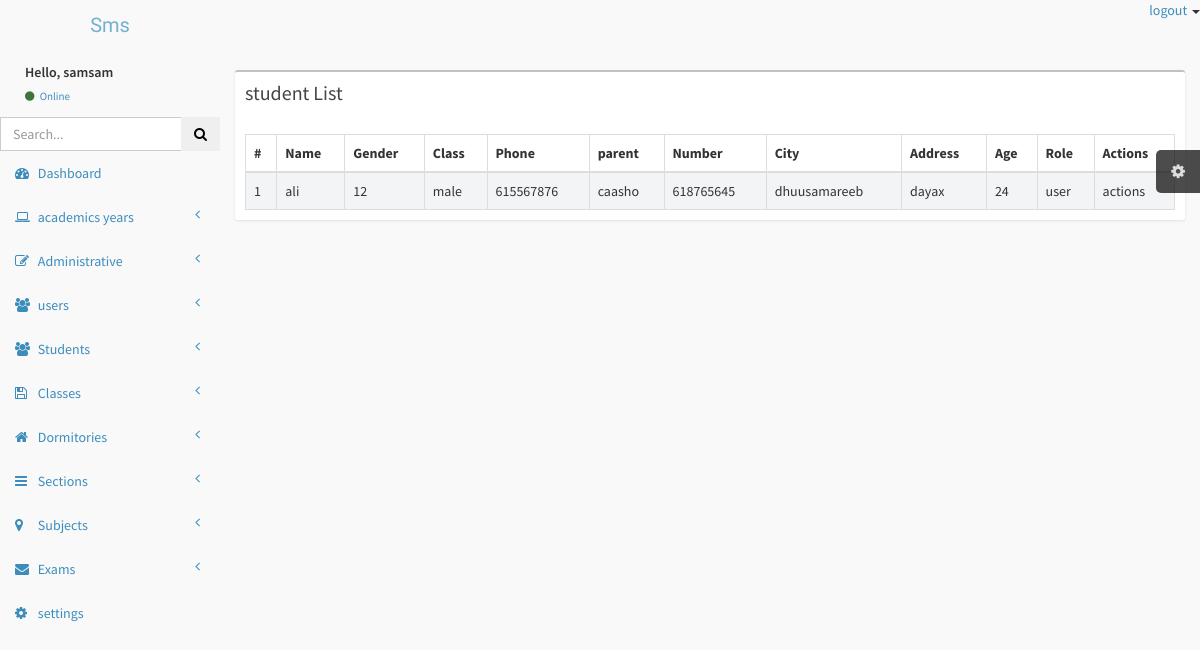
The page /admin/manageStudent.php (signed in) on the database its author committed.
### tables this page shows
CREATE TABLE `students` (
  `id` int(10) NOT NULL,
  `name` varchar(20) NOT NULL,
  `gender` varchar(6) NOT NULL,
  `class` varchar(8) NOT NULL,
  `phone` int(20) NOT NULL,
  `parent` varchar(15) NOT NULL,
  `number` int(20) NOT NULL,
  `city` varchar(20) NOT NULL,
  `address` varchar(15) NOT NULL,
  `age` int(8) NOT NULL,
  `role` varchar(20) DEFAULT 'user'
);

### admin/manageStudent.php (the view, shortened to what this page needs)
<!DOCTYPE html>
<html>
<head>
</head>
<body>
    <?php include 'includes/header.php'; ?>
    <div class="wrapper row-offcanvas row-offcanvas-left">
        <?php
        include 'includes/aside.php';
        ?>
        <aside class="right-side">
            <section class="content">
                <div class="row">
                    <div class="col-xs-12">
                        <div class="box">
                            <div class="box-header">
                                <h3 class="box-title">student List</h3>
                            </div>
                            <div class="box-body table-responsive">
                                <table id="example1" class="table table-bordered table-striped">
                                    <thead>
                                        <tr>
                                            <th>#</th>
                                            <th>Name</th>
                                            <th>Gender</th>
                                            <th>Class</th>
                                            <th>Phone</th>
                                            <th>parent</th>
                                            <th>Number</th>
                                            <th>City</th>
                                            <th>Address</th>
                                            <th>Age</th>
                                            <th>Role</th>
                                            <th>Actions</th>
                                        </tr>
                                    <tbody>
                                        <?php
                                        include 'includes/connect.php';
                                        $sql = "SELECT * FROM students";
                                        $r = mysqli_query($conn, $sql);
                                        while ($row = mysqli_fetch_assoc($r)) {
                                        ?>
                                            <tr>
                                                <td><?php echo $row['id']; ?></td>
                                                <td><?php echo $row['name']; ?></td>
                                                <td><?php echo $row['class']; ?></td>
                                                <td><?php echo $row['gender']; ?></td>
                                                <td><?php echo $row['phone']; ?></td>
                                                <td><?php echo $row['parent']; ?></td>
                                                <td><?php echo $row['number']; ?></td>
                                                <td><?php echo $row['city']; ?></td>
                                                <td><?php echo $row['address']; ?></td>
                                                <td><?php echo $row['age']; ?></td>
                                                <td><?php echo $row['role']; ?></td>
                                                <td>actions</td>
                                            </tr>
                                        <?php     }
                                        ?>
                                    </tbody>
                                </table>
                            </div>
                        </div>
                    </div>
                </div>
            </section>
        </aside>
    </div>
</body>
</html>

### admin/css/AdminLTE.css (style rules this page uses)
html, body { overflow-x: hidden!important; font-family: 'Source Sans Pro', sans-serif; -webkit-font-smoothing: antialiased; min-height: 100%; background: #f9f9f9; }
.wrapper { min-height: 100%; }
.wrapper:before, .wrapper:after { display: table; content: " "; }
.wrapper:after { clear: both; }
.right-side, .left-side { min-height: 100%; display: block; }
.right-side { background-color: #f9f9f9; margin-left: 220px; }
.content { padding: 20px 15px; background: #f9f9f9; }
h1, h2, h3, h4, h5, h6, .h1, .h2, .h3, .h4, .h5, .h6 { font-family: 'Source Sans Pro', sans-serif; }
.table-striped > tbody > tr:nth-child(odd) > td, .table-striped > tbody > tr:nth-child(odd) > th { background-color: #f3f4f5; }
.box { position: relative; background: #ffffff; border-top: 2px solid #c1c1c1; margin-bottom: 20px; -webkit-border-radius: 3px; -moz-border-radius: 3px; border-radius: 3px; width: 100%; box-shadow: 0px 1px 3px rgba(0, 0, 0, 0.1); }
.box .box-header { position: relative; -webkit-border-top-left-radius: 3px; -webkit-border-top-right-radius: 3px; -webkit-border-bottom-right-radius: 0; -webkit-border-bottom-left-radius: 0; -moz-border-radius-topleft: 3px; -moz-border-radius-topright: 3px; -moz-border-radius-bottomright: 0; -moz-border-radius-bottomleft: 0; border-top-left-radius: 3px; border-top-right-radius: 3px; border-bottom-right-radius: 0; border-bottom-left-radius: 0; border-bottom: 0px solid #f4f4f4; color: #444; padding-bottom: 10px; }
.box .box-header:before, .box .box-header:after { display: table; content: " "; }
.box .box-header:after { clear: both; }
.box .box-header > .fa, .box .box-header > .glyphicon, .box .box-header > .ion, .box .box-header .box-title { display: inline-block; padding: 10px 0px 10px 10px; margin: 0; font-size: 20px; font-weight: 400; float: left; cursor: default; }
.box .box-body { padding: 10px; -webkit-border-top-left-radius: 0; -webkit-border-top-right-radius: 0; -webkit-border-bottom-right-radius: 3px; -webkit-border-bottom-left-radius: 3px; -moz-border-radius-topleft: 0; -moz-border-radius-topright: 0; -moz-border-radius-bottomright: 3px; -moz-border-radius-bottomleft: 3px; border-top-left-radius: 0; border-top-right-radius: 0; border-bottom-right-radius: 3px; border-bottom-left-radius: 3px; }
.box .box-body > table, .box .box-body > .table { margin-bottom: 0; }
.box .box-body .table { margin-bottom: 0; }

### rows shown on the page
students: id "1", name "ali", class "12", gender "male", phone "615567876", parent "caasho", number "618765645", city "dhuusamareeb", address "dayax", age "24", role "user"

### other values the page prints
$_SESSION['SID'] "samsam"
